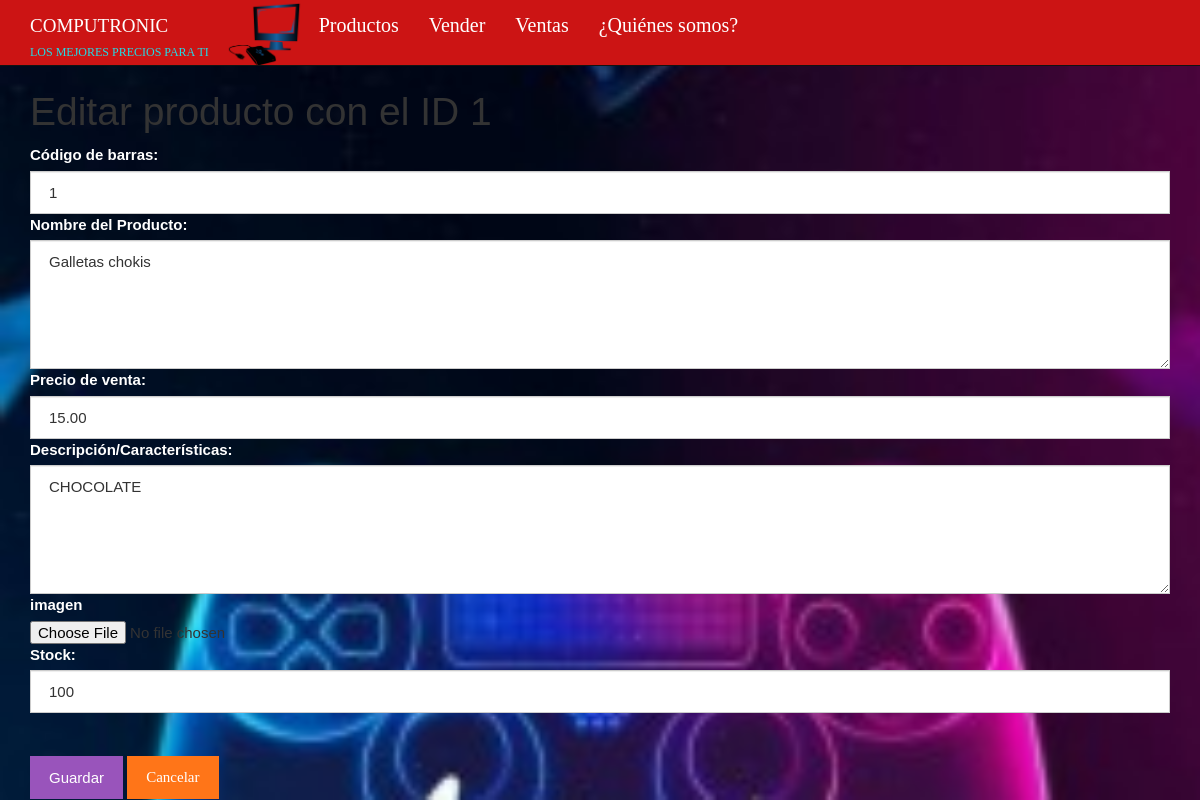
Screenshot of /editar.php?id=1 with the database file from the repository.
### tables this page shows
CREATE TABLE productos(
	id BIGINT UNSIGNED NOT NULL AUTO_INCREMENT,
	codigo VARCHAR(255) NOT NULL,
	nombre TEXT(100) NOT NULL,
	precioVenta DECIMAL(5, 2) NOT NULL,
	caracteristica TEXT(100) NOT NULL,
	stock VARCHAR(20) NOT NULL,
	PRIMARY KEY(id)
);

### editar.php (the view, shortened to what this page needs)
 <?php
$id = $_GET["id"];
include_once "base_de_datos.php";
$sentencia = $base_de_datos->prepare("SELECT * FROM productos WHERE id = ?;");
$sentencia->execute([$id]);
$producto = $sentencia->fetch(PDO::FETCH_OBJ);
?>
<!DOCTYPE html>
<html>
<head>
</head>
<body>
<?php include_once "encabezado.php" ?>
	<div class="col-xs-12">
		<h1>Editar producto con el ID <?php echo $producto->id; ?></h1>
		<form method="post" action="guardarDatosEditados.php">
			<label for="codigo">Código de barras:</label>
			<input value="<?php echo $producto->codigo ?>" class="form-control" name="codigo" required type="text" id="codigo" placeholder="Escribe el código">
			<label for="nombre">Nombre del Producto:</label>
			<textarea required id="nombre" name="nombre" cols="30" rows="5" class="form-control"><?php echo $producto->nombre ?></textarea>
			<label for="precioVenta">Precio de venta:</label>
			<input value="<?php echo $producto->precioVenta ?>" class="form-control" name="precioVenta" required type="number" id="precioVenta" placeholder="Precio de venta">
			<label for="caracteristica">Descripción/Características:</label>
			<textarea required id="caracteristica" name="caracteristica" cols="30" rows="5" class="form-control"><?php echo $producto->caracteristica ?></textarea>
            <label for="imagen">imagen </label>
           <input type="file" name="imagen" id="imagen" value="">
			<label for="stock">Stock:</label>
			<input value="<?php echo $producto->stock ?>" class="form-control" name="stock" required type="text" id="stock" placeholder="Cantidad o stock">
			<br><br><input class="btn btn-info" type="submit" value="Guardar">
			<a class="btn btn-warning" href="./listar.php">Cancelar</a>
		</form>
	</div>
</body>
</html>
<?php include_once "pie.php" ?>

### css/estilo.css (style rules this page uses)
body { padding-top: 70px; }

### editar.php (style rules this page uses)
body { background-image: url("imagenes/fondoweb.jpeg"); background-repeat:no-repeat; background-attachment: fixed; background-size: cover; }
h1 { color: white; font-family: cursive; }
label { color: white; }

### encabezado.php (style rules this page uses)
a { font-family: cursive; }

### rows the page displays
productos: id "1", codigo "1", nombre "Galletas chokis", precioVenta "15.00", caracteristica "CHOCOLATE", stock "100"
